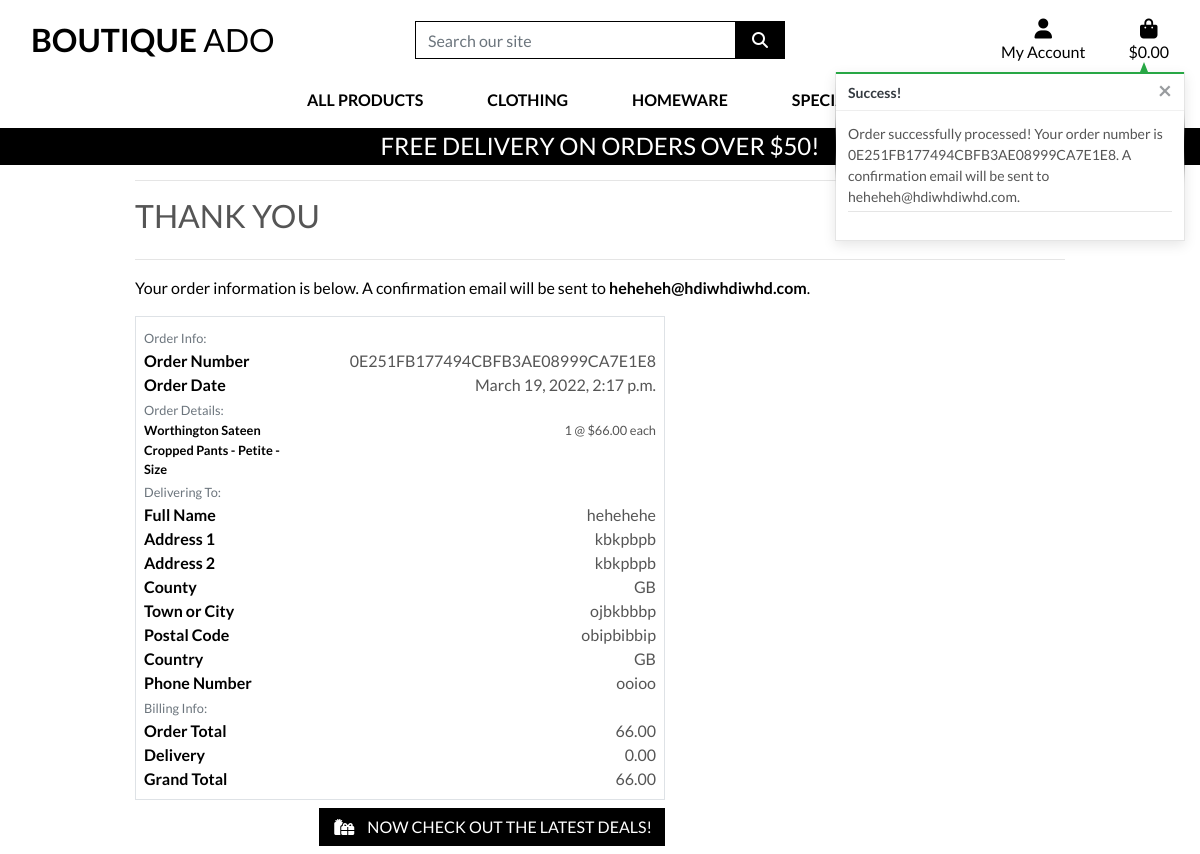
Screenshot of /checkout/checkout_success/0E251FB177494CBFB3AE08999CA7E1E8 with the database file from the repository.
### checkout/models.py (models this page shows, shortened)
class Order(models.Model):
    order_number = models.CharField(max_length=32, null=False, editable=False)
    full_name = models.CharField(max_length=50, null=False, blank=False)
    email = models.EmailField(max_length=254, null=False, blank=False)
    phone_number = models.CharField(max_length=20, null=False, blank=False)
    country = models.CharField(max_length=40, null=False, blank=False)
    postcode = models.CharField(max_length=20, null=True, blank=True)
    town_or_city = models.CharField(max_length=40, null=False, blank=False)
    street_address1 = models.CharField(max_length=80, null=False, blank=False)
    street_address2 = models.CharField(max_length=80, null=True, blank=True)
    county = models.CharField(max_length=80, null=True, blank=True)
    date = models.DateTimeField(auto_now_add=True)
    delivery_cost = models.DecimalField(max_digits=6, decimal_places=2, null=False, default=0)
    order_total = models.DecimalField(max_digits=10, decimal_places=2, null=False, default=0)
    grand_total = models.DecimalField(max_digits=10, decimal_places=2, null=False, default=0)
    original_bag = models.TextField(null=False, blank=False, default='')
    stripe_pid = models.CharField(max_length=254, null=False, blank=False, default='')

class OrderLineItem(models.Model):
    order = models.ForeignKey(Order, null=False, blank=False, on_delete=models.CASCADE, related_name='lineitems')
    product = models.ForeignKey(Product, null=False, blank=False, on_delete=models.CASCADE)
    product_size = models.CharField(max_length=2, null=True, blank=True) # XS, S, M, L, XL
    quantity = models.IntegerField(null=False, blank=False, default=0)
    lineitem_total = models.DecimalField(max_digits=6, decimal_places=2, null=False, blank=False, editable=False)

### products/models.py (models this page shows, shortened)
class Product(models.Model):
    category = models.ForeignKey('Category', null=True, blank=True, on_delete=models.SET_NULL)
    sku = models.CharField(max_length=254, null=True, blank=True)
    name = models.CharField(max_length=254)
    description = models.TextField()
    has_sizes = models.BooleanField(default=False, null=True, blank=True)
    price = models.DecimalField(max_digits=6, decimal_places=2)
    rating = models.DecimalField(max_digits=6, decimal_places=2, null=True, blank=True)
    image_url = models.URLField(max_length=1024, null=True, blank=True)
    image = models.ImageField(null=True, blank=True)

### checkout/views.py (the view)
# urls.py: path('checkout_success/<order_number>', views.checkout_success, name='checkout_success'),
def checkout_success(request, order_number):
    save_info = request.session.get('save_info')
    order = get_object_or_404(Order, order_number=order_number)
    messages.success(request, f'Order successfully processed! \
        Your order number is {order_number}. A confirmation \
        email will be sent to {order.email}.')
    if 'bag' in request.session:
        del request.session['bag']
    template = 'checkout/checkout_success.html'
    context = {
        'order': order,
    }
    return render(request, template, context)

### checkout/templates/checkout/checkout_success.html (shortened to what this page needs)
{% extends "base.html" %}
{% load static %}
{% block extra_css %}
    <link rel="stylesheet" href="{% static 'checkout/css/checkout.css' %}">
{% endblock %}
{% block page_header %}
    <div class="container header-container">
    </div>
{% endblock %}
{% block content %}
    <div class="overlay"></div>
    <div class="container">
        <div class="row">
            <div class="col">
                <hr>
                <h2 class="logo-font mb-4">Thank You</h2>
                <hr>
                <p class="text-black">Your order information is below. A confirmation email will be sent to <strong>{{ order.email }}</strong>.</p>
            </div>
        </div>
        <div class="row">
            <div class="col-12 col-lg-7">
                <div class="order-confirmation-wrapper p-2 border">
                    <div class="row">
                        <div class="col">
                            <small class="text-muted">Order Info:</small>
                        </div>
                    </div>
                    <div class="row">
                        <div class="col-12 col-md-4">
                            <p class="mb-0 text-black font-weight-bold">Order Number</p>
                        </div>
                        <div class="col-12 col-md-8 text-md-right">
                            <p class="mb-0">{{ order.order_number }}</p>
                        </div>
                    </div>
                    <div class="row">
                        <div class="col-12 col-md-4">
                            <p class="mb-0 text-black font-weight-bold">Order Date</p>
                        </div>
                        <div class="col-12 col-md-8 text-md-right">
                            <p class="mb-0">{{ order.date }}</p>
                        </div>
                    </div>
                    <div class="row">
                        <div class="col">
                            <small class="text-muted">Order Details:</small>
                        </div>
                    </div>
                    {% for item in order.lineitems.all %}
                    <div class="row">
                        <div class="col-12 col-md-4">
                            <p class="small mb-0 text-black font-weight-bold">
                                {{ item.product.name }}{% if item.product_size %} - Size {{ item.product.size|upper }}{% endif %}
                            </p>
                        </div>
                        <div class="col-12 col-md-8 text-md-right">
                            <p class="small mb-0">{{ item.quantity }} @ ${{ item.product.price }} each</p>
                        </div>
                    </div>
                    {% endfor %}
                    <div class="row">
                        <div class="col">
                            <small class="text-muted">Delivering To:</small>
                        </div>
                    </div>
                    <div class="row">
                        <div class="col-12 col-md-4">
                            <p class="mb-0 text-black font-weight-bold">Full Name</p>
                        </div>
                        <div class="col-12 col-md-8 text-md-right">
                            <p class="mb-0">{{ order.full_name }}</p>
                        </div>
                    </div>
                    <div class="row">
                        <div class="col-12 col-md-4">
                            <p class="mb-0 text-black font-weight-bold">Address 1</p>
                        </div>
                        <div class="col-12 col-md-8 text-md-right">
                            <p class="mb-0">{{ order.street_address1 }}</p>
                        </div>
                    </div>
                    {% if order.street_address2 %}
                    <div class="row">
                        <div class="col-12 col-md-4">
                            <p class="mb-0 text-black font-weight-bold">Address 2</p>
                        </div>
                        <div class="col-12 col-md-8 text-md-right">
                            <p class="mb-0">{{ order.street_address1 }}</p>
                        </div>
                    </div>
                    {% endif %}
                    {% if order.county %}
                    <div class="row">
                        <div class="col-12 col-md-4">
                            <p class="mb-0 text-black font-weight-bold">County</p>
                        </div>
                        <div class="col-12 col-md-8 text-md-right">
                            <p class="mb-0">{{ order.county }}</p>
                        </div>
                    </div>
                    {% endif %}
                    <div class="row">
                        <div class="col-12 col-md-4">
                            <p class="mb-0 text-black font-weight-bold">Town or City</p>
                        </div>
                        <div class="col-12 col-md-8 text-md-right">
                            <p class="mb-0">{{ order.town_or_city }}</p>
                        </div>
                    </div>
                    {% if order.postcode %}
                    <div class="row">
                        <div class="col-12 col-md-4">
                            <p class="mb-0 text-black font-weight-bold">Postal Code</p>
                        </div>
                        <div class="col-12 col-md-8 text-md-right">
                            <p class="mb-0">{{ order.postcode }}</p>
                        </div>
                    </div>
                    {% endif %}
                    <div class="row">
                        <div class="col-12 col-md-4">
                            <p class="mb-0 text-black font-weight-bold">Country</p>
                        </div>
                        <div class="col-12 col-md-8 text-md-right">
                            <p class="mb-0">{{ order.country }}</p>
                        </div>
                    </div>
                    <div class="row">
                        <div class="col-12 col-md-4">
                            <p class="mb-0 text-black font-weight-bold">Phone Number</p>
                        </div>
                        <div class="col-12 col-md-8 text-md-right">
                            <p class="mb-0">{{ order.phone_number }}</p>
                        </div>
                    </div>
                    <div class="row">
                        <div class="col">
                            <small class="text-muted">Billing Info:</small>
                        </div>
                    </div>
                    <div class="row">
                        <div class="col-12 col-md-4">
                            <p class="mb-0 text-black font-weight-bold">Order Total</p>
                        </div>
                        <div class="col-12 col-md-8 text-md-right">
                            <p class="mb-0">{{ order.order_total }}</p>
                        </div>
                    </div>
                    <div class="row">
                        <div class="col-12 col-md-4">
                            <p class="mb-0 text-black font-weight-bold">Delivery</p>
                        </div>
                        <div class="col-12 col-md-8 text-md-right">
                            <p class="mb-0">{{ order.delivery_cost }}</p>
                        </div>
                    </div>
                    <div class="row">
                        <div class="col-12 col-md-4">
                            <p class="mb-0 text-black font-weight-bold">Grand Total</p>
                        </div>
                        <div class="col-12 col-md-8 text-md-right">
                            <p class="mb-0">{{ order.grand_total }}</p>
                        </div>
                    </div>
                </div>
            </div>
        </div>
        <div class="row">
			<div class="col-12 col-lg-7 text-right">
				<a href="{% url 'products' %}?category=new_arrivals,deals,clearance" class="btn btn-black rounded-0 my-2">
					<span class="icon mr-2">
						<i class="fas fa-gifts"></i>
					</span>
					<span class="text-uppercase">Now check out the latest deals!</span>
				</a>
			</div>
		</div>
    </div>
{% endblock %}

### rows the page displays
Order: email "heheheh@hdiwhdiwhd.com", order_number "0E251FB177494CBFB3AE08999CA7E1E8", date "March 19, 2022, 2:17 p.m.", full_name "hehehehe", street_address1 "kbkpbpb", county "GB", town_or_city "ojbkbbbp", postcode "obipbibbip", country "GB", phone_number "ooioo", order_total "66.00", delivery_cost "0.00", grand_total "66.00"
OrderLineItem: product.name "Worthington Sateen Cropped Pants - Petite", quantity "1", product.price "66.00"

### other values shown
{{ free_delivery_threshold }} "50"
{{ message }} "Order successfully processed! Your order number is 0E251FB177494CBFB3AE08999CA7E1E8. A confirmation email will be sent to heheheh@hdiwhdiwhd.com."
